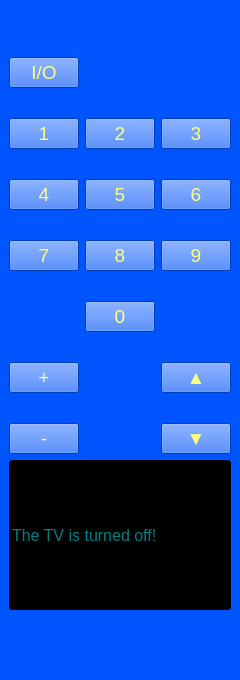
<?xml version="1.0" encoding="UTF-8"?>
<ui version="4.0">
 <class>MainWindow</class>
 <widget class="QMainWindow" name="MainWindow">
  <property name="geometry">
   <rect>
    <x>0</x>
    <y>0</y>
    <width>240</width>
    <height>680</height>
   </rect>
  </property>
  <property name="minimumSize">
   <size>
    <width>240</width>
    <height>0</height>
   </size>
  </property>
  <property name="windowTitle">
   <string>Remote control</string>
  </property>
  <property name="styleSheet">
   <string notr="true">background-color: rgb(0, 85, 255);
color: rgb(255, 255, 127)</string>
  </property>
  <widget class="QWidget" name="centralwidget">
   <layout class="QGridLayout" name="gridLayout_2">
    <item row="0" column="0">
     <layout class="QVBoxLayout" name="verticalLayout">
      <property name="topMargin">
       <number>10</number>
      </property>
      <property name="bottomMargin">
       <number>0</number>
      </property>
      <item>
       <layout class="QGridLayout" name="gridLayout">
        <property name="sizeConstraint">
         <enum>QLayout::SetMaximumSize</enum>
        </property>
        <property name="verticalSpacing">
         <number>30</number>
        </property>
        <item row="3" column="0">
         <widget class="QPushButton" name="pushButton">
          <property name="font">
           <font>
            <pointsize>14</pointsize>
           </font>
          </property>
          <property name="text">
           <string>7</string>
          </property>
         </widget>
        </item>
        <item row="6" column="0">
         <widget class="QPushButton" name="pushButton_12">
          <property name="font">
           <font>
            <pointsize>14</pointsize>
           </font>
          </property>
          <property name="toolTip">
           <string>&lt;html&gt;&lt;head/&gt;&lt;body&gt;&lt;p&gt;Кнопка для уменьшения звука&lt;/p&gt;&lt;/body&gt;&lt;/html&gt;</string>
          </property>
          <property name="text">
           <string>-</string>
          </property>
         </widget>
        </item>
        <item row="3" column="1">
         <widget class="QPushButton" name="pushButton_2">
          <property name="font">
           <font>
            <pointsize>14</pointsize>
           </font>
          </property>
          <property name="text">
           <string>8</string>
          </property>
         </widget>
        </item>
        <item row="3" column="2">
         <widget class="QPushButton" name="pushButton_3">
          <property name="font">
           <font>
            <pointsize>14</pointsize>
           </font>
          </property>
          <property name="text">
           <string>9</string>
          </property>
         </widget>
        </item>
        <item row="1" column="2">
         <widget class="QPushButton" name="pushButton_19">
          <property name="font">
           <font>
            <pointsize>14</pointsize>
           </font>
          </property>
          <property name="text">
           <string>3</string>
          </property>
         </widget>
        </item>
        <item row="2" column="2">
         <widget class="QPushButton" name="pushButton_20">
          <property name="font">
           <font>
            <pointsize>14</pointsize>
           </font>
          </property>
          <property name="text">
           <string>6</string>
          </property>
         </widget>
        </item>
        <item row="5" column="0">
         <widget class="QPushButton" name="pushButton_11">
          <property name="font">
           <font>
            <pointsize>14</pointsize>
           </font>
          </property>
          <property name="toolTip">
           <string>&lt;html&gt;&lt;head/&gt;&lt;body&gt;&lt;p&gt;Кнопка для увеличения звука&lt;/p&gt;&lt;/body&gt;&lt;/html&gt;</string>
          </property>
          <property name="text">
           <string>+</string>
          </property>
         </widget>
        </item>
        <item row="2" column="1">
         <widget class="QPushButton" name="pushButton_18">
          <property name="font">
           <font>
            <pointsize>14</pointsize>
           </font>
          </property>
          <property name="text">
           <string>5</string>
          </property>
         </widget>
        </item>
        <item row="0" column="0">
         <widget class="QPushButton" name="pushButton_5">
          <property name="font">
           <font>
            <pointsize>14</pointsize>
           </font>
          </property>
          <property name="toolTip">
           <string>&lt;html&gt;&lt;head/&gt;&lt;body&gt;&lt;p&gt;Кнопка включения/выключения телевизора&lt;/p&gt;&lt;/body&gt;&lt;/html&gt;</string>
          </property>
          <property name="styleSheet">
           <string notr="true"/>
          </property>
          <property name="text">
           <string>I/O</string>
          </property>
         </widget>
        </item>
        <item row="1" column="0">
         <widget class="QPushButton" name="pushButton_15">
          <property name="font">
           <font>
            <pointsize>14</pointsize>
           </font>
          </property>
          <property name="text">
           <string>1</string>
          </property>
         </widget>
        </item>
        <item row="1" column="1">
         <widget class="QPushButton" name="pushButton_16">
          <property name="font">
           <font>
            <pointsize>14</pointsize>
           </font>
          </property>
          <property name="text">
           <string>2</string>
          </property>
         </widget>
        </item>
        <item row="2" column="0">
         <widget class="QPushButton" name="pushButton_17">
          <property name="font">
           <font>
            <pointsize>14</pointsize>
           </font>
          </property>
          <property name="text">
           <string>4</string>
          </property>
         </widget>
        </item>
        <item row="5" column="2">
         <widget class="QPushButton" name="pushButton_13">
          <property name="font">
           <font>
            <pointsize>14</pointsize>
           </font>
          </property>
          <property name="toolTip">
           <string>&lt;html&gt;&lt;head/&gt;&lt;body&gt;&lt;p&gt;Кнопка переключения каналов&lt;/p&gt;&lt;/body&gt;&lt;/html&gt;</string>
          </property>
          <property name="text">
           <string>▲</string>
          </property>
         </widget>
        </item>
        <item row="6" column="2">
         <widget class="QPushButton" name="pushButton_14">
          <property name="font">
           <font>
            <pointsize>14</pointsize>
           </font>
          </property>
          <property name="toolTip">
           <string>&lt;html&gt;&lt;head/&gt;&lt;body&gt;&lt;p&gt;Кнопка переключения каналов&lt;/p&gt;&lt;/body&gt;&lt;/html&gt;</string>
          </property>
          <property name="text">
           <string>▼</string>
          </property>
         </widget>
        </item>
        <item row="4" column="1">
         <widget class="QPushButton" name="pushButton_4">
          <property name="font">
           <font>
            <pointsize>14</pointsize>
           </font>
          </property>
          <property name="text">
           <string>0</string>
          </property>
         </widget>
        </item>
       </layout>
      </item>
      <item>
       <widget class="QLineEdit" name="lineEdit">
        <property name="minimumSize">
         <size>
          <width>0</width>
          <height>150</height>
         </size>
        </property>
        <property name="font">
         <font>
          <family>MS Shell Dlg 2</family>
          <pointsize>12</pointsize>
          <weight>9</weight>
          <italic>false</italic>
          <bold>false</bold>
         </font>
        </property>
        <property name="styleSheet">
         <string notr="true">background-color: rgb(0, 0, 0);
color: rgb(0, 255, 255);
font: 75 12pt &quot;MS Shell Dlg 2&quot;;</string>
        </property>
        <property name="readOnly">
         <bool>true</bool>
        </property>
        <property name="placeholderText">
         <string>The TV is turned off!</string>
        </property>
       </widget>
      </item>
     </layout>
    </item>
   </layout>
  </widget>
  <widget class="QMenuBar" name="menubar">
   <property name="geometry">
    <rect>
     <x>0</x>
     <y>0</y>
     <width>240</width>
     <height>26</height>
    </rect>
   </property>
  </widget>
  <widget class="QStatusBar" name="statusbar"/>
 </widget>
 <resources/>
 <connections>
  <connection>
   <sender>pushButton_5</sender>
   <signal>clicked()</signal>
   <receiver>MainWindow</receiver>
   <slot>btn_power()</slot>
   <hints>
    <hint type="sourcelabel">
     <x>70</x>
     <y>59</y>
    </hint>
    <hint type="destinationlabel">
     <x>124</x>
     <y>59</y>
    </hint>
   </hints>
  </connection>
  <connection>
   <sender>pushButton_15</sender>
   <signal>clicked()</signal>
   <receiver>MainWindow</receiver>
   <slot>btn_1()</slot>
   <hints>
    <hint type="sourcelabel">
     <x>63</x>
     <y>135</y>
    </hint>
    <hint type="destinationlabel">
     <x>162</x>
     <y>83</y>
    </hint>
   </hints>
  </connection>
  <connection>
   <sender>pushButton_16</sender>
   <signal>clicked()</signal>
   <receiver>MainWindow</receiver>
   <slot>btn_2()</slot>
   <hints>
    <hint type="sourcelabel">
     <x>127</x>
     <y>130</y>
    </hint>
    <hint type="destinationlabel">
     <x>105</x>
     <y>89</y>
    </hint>
   </hints>
  </connection>
  <connection>
   <sender>pushButton_19</sender>
   <signal>clicked()</signal>
   <receiver>MainWindow</receiver>
   <slot>btn_3()</slot>
   <hints>
    <hint type="sourcelabel">
     <x>196</x>
     <y>124</y>
    </hint>
    <hint type="destinationlabel">
     <x>227</x>
     <y>73</y>
    </hint>
   </hints>
  </connection>
  <connection>
   <sender>pushButton_17</sender>
   <signal>clicked()</signal>
   <receiver>MainWindow</receiver>
   <slot>btn_4()</slot>
   <hints>
    <hint type="sourcelabel">
     <x>55</x>
     <y>208</y>
    </hint>
    <hint type="destinationlabel">
     <x>89</x>
     <y>153</y>
    </hint>
   </hints>
  </connection>
  <connection>
   <sender>pushButton_18</sender>
   <signal>clicked()</signal>
   <receiver>MainWindow</receiver>
   <slot>btn_5()</slot>
   <hints>
    <hint type="sourcelabel">
     <x>107</x>
     <y>191</y>
    </hint>
    <hint type="destinationlabel">
     <x>150</x>
     <y>154</y>
    </hint>
   </hints>
  </connection>
  <connection>
   <sender>pushButton_20</sender>
   <signal>clicked()</signal>
   <receiver>MainWindow</receiver>
   <slot>btn_6()</slot>
   <hints>
    <hint type="sourcelabel">
     <x>196</x>
     <y>193</y>
    </hint>
    <hint type="destinationlabel">
     <x>221</x>
     <y>154</y>
    </hint>
   </hints>
  </connection>
  <connection>
   <sender>pushButton</sender>
   <signal>clicked()</signal>
   <receiver>MainWindow</receiver>
   <slot>btn_7()</slot>
   <hints>
    <hint type="sourcelabel">
     <x>50</x>
     <y>268</y>
    </hint>
    <hint type="destinationlabel">
     <x>32</x>
     <y>228</y>
    </hint>
   </hints>
  </connection>
  <connection>
   <sender>pushButton_2</sender>
   <signal>clicked()</signal>
   <receiver>MainWindow</receiver>
   <slot>btn_8()</slot>
   <hints>
    <hint type="sourcelabel">
     <x>126</x>
     <y>260</y>
    </hint>
    <hint type="destinationlabel">
     <x>139</x>
     <y>224</y>
    </hint>
   </hints>
  </connection>
  <connection>
   <sender>pushButton_3</sender>
   <signal>clicked()</signal>
   <receiver>MainWindow</receiver>
   <slot>btn_9()</slot>
   <hints>
    <hint type="sourcelabel">
     <x>191</x>
     <y>260</y>
    </hint>
    <hint type="destinationlabel">
     <x>215</x>
     <y>328</y>
    </hint>
   </hints>
  </connection>
  <connection>
   <sender>pushButton_4</sender>
   <signal>clicked()</signal>
   <receiver>MainWindow</receiver>
   <slot>btn_0()</slot>
   <hints>
    <hint type="sourcelabel">
     <x>106</x>
     <y>334</y>
    </hint>
    <hint type="destinationlabel">
     <x>37</x>
     <y>325</y>
    </hint>
   </hints>
  </connection>
  <connection>
   <sender>pushButton_13</sender>
   <signal>clicked()</signal>
   <receiver>MainWindow</receiver>
   <slot>btn_nextChannel()</slot>
   <hints>
    <hint type="sourcelabel">
     <x>183</x>
     <y>397</y>
    </hint>
    <hint type="destinationlabel">
     <x>130</x>
     <y>377</y>
    </hint>
   </hints>
  </connection>
  <connection>
   <sender>pushButton_14</sender>
   <signal>clicked()</signal>
   <receiver>MainWindow</receiver>
   <slot>btn_preChannel()</slot>
   <hints>
    <hint type="sourcelabel">
     <x>193</x>
     <y>456</y>
    </hint>
    <hint type="destinationlabel">
     <x>140</x>
     <y>438</y>
    </hint>
   </hints>
  </connection>
  <connection>
   <sender>pushButton_12</sender>
   <signal>clicked()</signal>
   <receiver>MainWindow</receiver>
   <slot>btn_decreaseVol()</slot>
   <hints>
    <hint type="sourcelabel">
     <x>58</x>
     <y>455</y>
    </hint>
    <hint type="destinationlabel">
     <x>118</x>
     <y>402</y>
    </hint>
   </hints>
  </connection>
  <connection>
   <sender>pushButton_11</sender>
   <signal>clicked()</signal>
   <receiver>MainWindow</receiver>
   <slot>btn_increaseVol()</slot>
   <hints>
    <hint type="sourcelabel">
     <x>47</x>
     <y>387</y>
    </hint>
    <hint type="destinationlabel">
     <x>64</x>
     <y>349</y>
    </hint>
   </hints>
  </connection>
 </connections>
 <slots>
  <slot>btn_0()</slot>
  <slot>btn_1()</slot>
  <slot>btn_2()</slot>
  <slot>btn_3()</slot>
  <slot>btn_4()</slot>
  <slot>btn_5()</slot>
  <slot>btn_6()</slot>
  <slot>btn_7()</slot>
  <slot>btn_8()</slot>
  <slot>btn_9()</slot>
  <slot>btn_increaseVol()</slot>
  <slot>btn_decreaseVol()</slot>
  <slot>btn_nextChannel()</slot>
  <slot>btn_preChannel()</slot>
  <slot>btn_power()</slot>
 </slots>
</ui>
